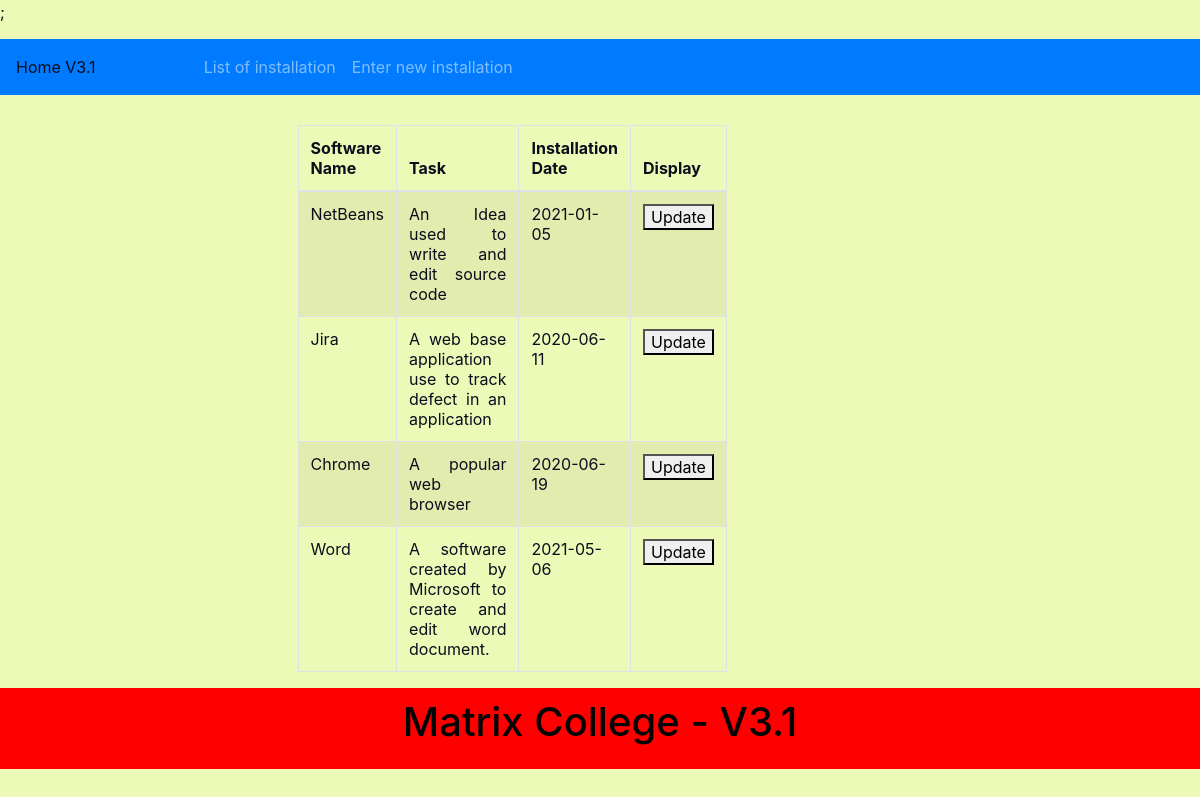
Screenshot of /page/List.php with the database file from the repository.
### tables this page shows
CREATE TABLE `installation` (
  `enviroment` varchar(30) NOT NULL,
  `date` date NOT NULL,
  `description` varchar(255) NOT NULL,
  `name` varchar(50) NOT NULL,
  `id` int(11) NOT NULL,
  `flow` varchar(30) NOT NULL
);

### page/List.php (the view, shortened to what this page needs)
<?php
require_once('../database_credential.php');
require_once('../footer.php');
$stmt = $mysql->query("Select * from installation ");
?>
<!DOCTYPE html>
<html lang="en">
<head>
    <link rel="stylesheet" href="https://maxcdn.bootstrapcdn.com/bootstrap/4.0.0/css/bootstrap.min.css">
    <link rel="stylesheet" href="../css/style1.css">
</head>
<body>
        <nav class="navbar navbar-expand-sm bg-primary navbar-dark" style = "margin-top:15px; margin-bottom:30px">
            <ul class="navbar-nav">
                <li class="nav-item active">
                Home V3.1
                </li>
            </ul>
            <div style="margin-left:100px">
                <ul class="navbar-nav ">
                    <li class="nav-item">
                    <a class="nav-link" href="List.php">List of installation</a>
                    </li>
                    <li class="nav-item">
                    <a class="nav-link" href="form.php" >Enter new installation</a>
                    </li>
                </ul>
            </div>
        </nav>
        <main role="main">
<div class="container-fluid" style="margin-buttom:30px">
        <div class="row row-margin">
            <div class="col-2">    </div>
            <div class="col-8 ">
<div style="    margin-left: 5%;   margin-right: 5%;">
<table class="table table-striped table-bordered table-hover"  style="width:100%" >
        <thead>
            <tr>
                <th>Software Name </th> <th>Task </th> <th>Installation Date</th> <th>Display</th></tr>
        </thead>
    <?php
			foreach ($stmt as $numb ) {
                echo " <tr> <td>".htmlspecialchars($numb["name"])."</td>
                <td style='width:50%; text-align:justify;'> ".htmlspecialchars($numb["description"], ENT_QUOTES)."</td>
                <td> ".htmlspecialchars($numb["date"], ENT_QUOTES)."</td>
                <td> <a href='update.php?id=".htmlspecialchars($numb["id"], ENT_QUOTES)."'>
                <button>Update</button></a></td>
                </tr>";
			}
	?>
    </table>
        </div>
        </div>
            <div class="col-2">    </div>
        </div>
        </div>
    </main>
<?php
require_once("../footer.php");
load_footer();
?>

### footer.php
<?php
function load_footer(){
?>
        <footer>
            <h1 style="margin: bottom 125px;"> Matrix College - V3.1 </h1>
        </footer>
    </body>
</html>
<?php
}
?>

### css/style1.css (style rules this page uses)
footer { display: flex; text-align: center; justify-content: center; flex-direction: column; color: #030303; margin-bottom: 5%; background-color: red; font-size: 1rem; padding-top: 10px; padding-bottom: 15px; }
.row-margin { margin-left: 10%; margin-right: 25%; }
body { background-color:rgba(198, 238, 18, 0.3); margin: 0; padding: 0; height: 100%; color: rgb(12, 13, 29); }

### rows the page displays
installation: name "NetBeans", description "An Idea used to write and edit source code", date "2021-01-05"
installation: name "Jira", description "A web base application use to track defect in an application", date "2020-06-11"
installation: name "Chrome", description "A popular web browser", date "2020-06-19"
installation: name "Word", description "A software created by Microsoft to create and edit word document.", date "2021-05-06"
